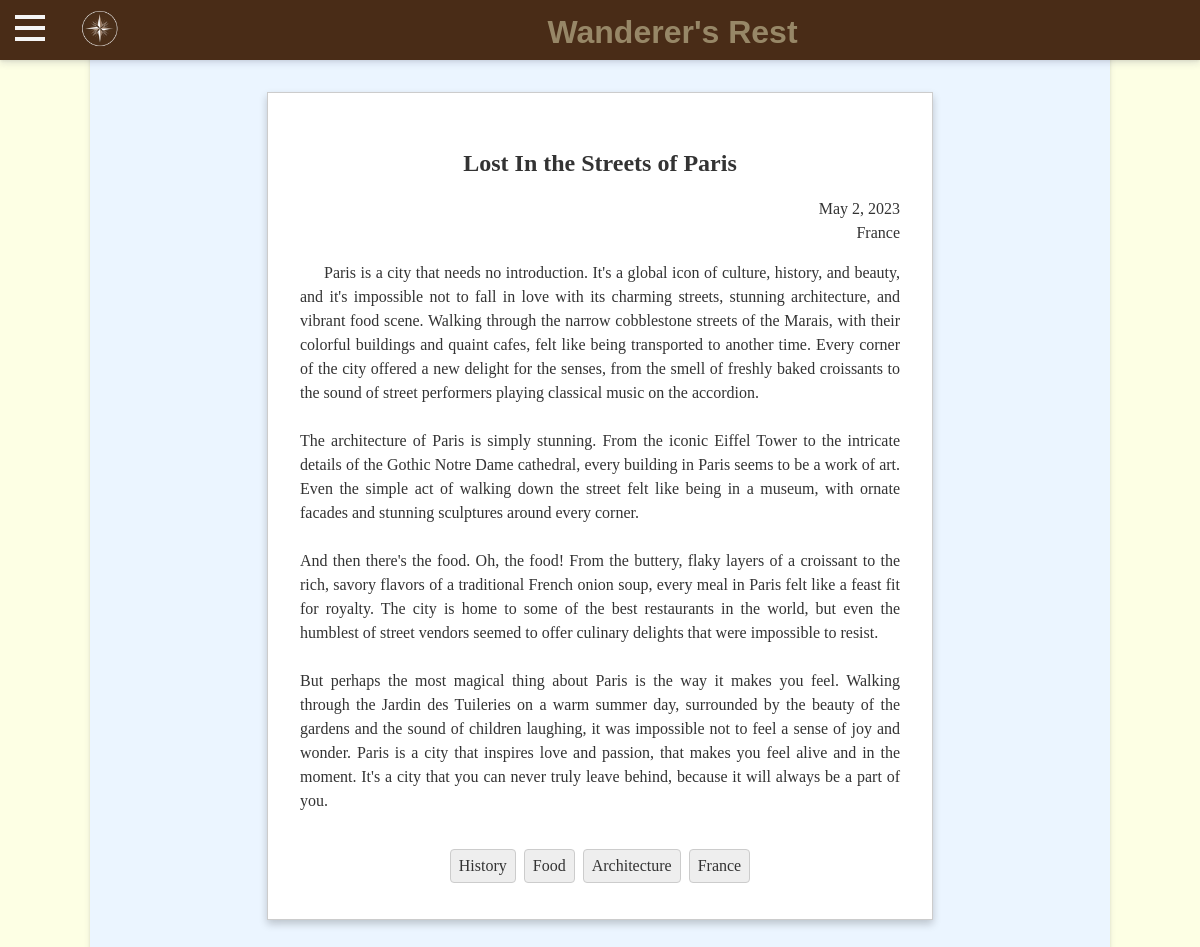
The app's page /post/4/ with its own data.
### siteBase/models.py (models this page shows, shortened)
class Post(models.Model):
    blurb = models.TextField()
    body = models.TextField()
    date_made = models.DateField(auto_now_add=True)
    tags = models.ManyToManyField(Tag)

class Tag(models.Model):
    tag = models.CharField(max_length=50)
    metatag = models.CharField(max_length=50)

### siteBase/views.py (the view)
# urls.py: path('post/<int:post_id>/', views.view_post, name='view_post'),
def view_post(request, post_id):
    post = get_object_or_404(Post, pk=post_id)
    context = {'post': post}
    return render(request, 'postview.html', context)

### siteBase/templates/postview.html (shortened to what this page needs)
{% extends 'base.html' %}
{% load static %}
{% block extracss %}
<link rel="stylesheet" href="{% static 'css/post.css' %}">
{% endblock %}
{% block content %}
<div class="letter">
<h2>{{ post.blurb }}</h2>
<p class="date">{{ post.date_made }}</p>
<p class="date">
    {% for tag in post.tags.all %}
    {% if tag.metatag == 'Location' %}
   {{ tag.tag }}
{% endif %}
  {% endfor %}
</p>
<p class="body">{{ post.body|linebreaksbr  }}</p>
<ul class="tags">
  {% for tag in post.tags.all %}
    <li>{{ tag.tag }}</li>
  {% empty %}
    <li>No tags.</li>
  {% endfor %}
</ul>
</div>
{% endblock %}

### siteBase/static/css/base.css (style rules this page uses)
body { background-color: rgb(253, 255, 228); color: rgba(173, 162, 125, 0.781); font-family: Arial, sans-serif; display: flex; justify-content: center; align-items: center; min-height: 100vh; margin: 0; overflow-y: scroll; }

### siteBase/static/css/post.css (style rules this page uses)
body { background-image: url('https://cdn.pixabay.com/photo/2017/09/21/11/31/old-paper-2774261_1280.jpg'); background-size: cover; font-family: Georgia, serif; color: #333; margin: 0; }
h2 { font-weight: bold; margin-bottom: 1rem; text-align: center; color: #333; }
p.date { margin: 0px; text-align: right; }
p.body { margin-bottom: 2rem; text-align: justify; text-indent: 1.5rem; }
ul.tags { list-style: none; margin: 0; padding: 0; display: flex; flex-wrap: wrap; justify-content: center; }
ul.tags li { background-color: #eee; border: 1px solid #ccc; border-radius: 0.25rem; padding: 0.25rem 0.5rem; margin: 0.25rem; }
.letter { position: relative; margin: 2rem auto; padding: 2rem; max-width: 600px; background-color: #fff; border: 1px solid #ccc; box-shadow: 0 4px 8px rgba(0,0,0,0.2); font-family: Georgia, serif; line-height: 1.5; color: #333; }
.letter:before { content: ''; position: absolute; top: -1px; left: -1px; width: calc(100% + 2px); height: calc(100% + 2px); border: 1px solid #ccc; z-index: -1; }
.letter:after { content: ''; position: absolute; top: 2rem; right: 2rem; width: 80px; height: 80px; background-color: #fff; border: 1px solid #ccc; transform: rotate(45deg); z-index: -1; }

### records on screen
Post: blurb "Lost In the Streets of Paris", date_made "May 2, 2023", body "Paris is a city that needs no introduction. It's a global icon of culture, history, and beauty, and it's impossible not to fall in love with its charming streets, stunning architecture, and vibrant food scene. Walking through the narrow cobblestone streets of the Marais, with their colorful buildings and quaint cafes, felt like being transported to another time. Every corner of the city offered a new delight for the senses, from the smell of freshly baked croissants to the sound of street performers playing classical music on the accordion. The architecture of Paris is simply stunning. From the iconic Eiffel Tower to the intricate details of the Gothic Notre Dame cathedral, every building…"
Tag: tag "France"
Tag: tag "History"
Tag: tag "Food"
Tag: tag "Architecture"
